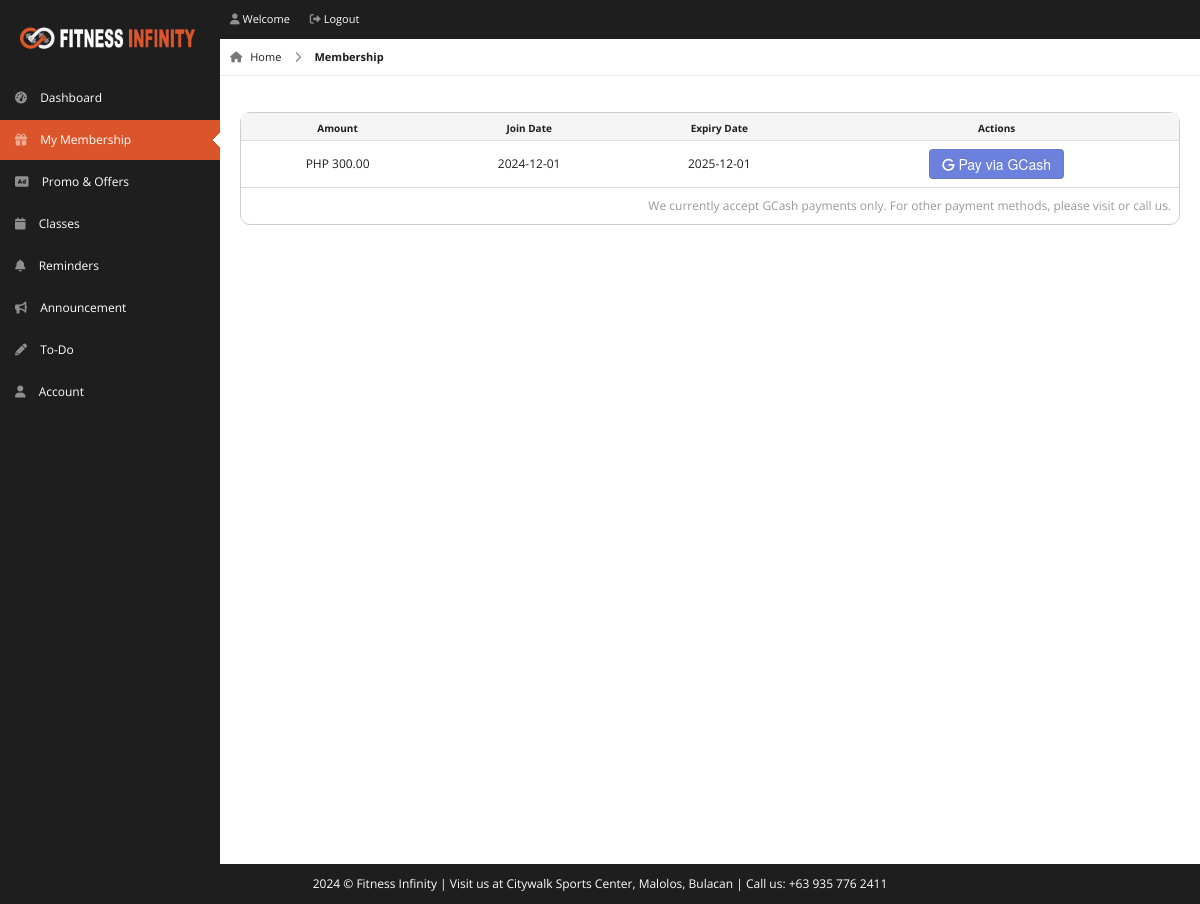
Screenshot of /pages/member/membership.php (signed in) with the database file from the repository.
### tables this page shows
CREATE TABLE `members` (
  `user_id` int(11) NOT NULL,
  `fullname` varchar(100) NOT NULL,
  `username` varchar(20) NOT NULL,
  `password` varchar(100) NOT NULL,
  `gender` varchar(20) NOT NULL,
  `amount` decimal(10,2) NOT NULL,
  `address` varchar(150) NOT NULL,
  `contact` varchar(11) NOT NULL,
  `email` varchar(100) NOT NULL,
  `status` varchar(20) NOT NULL,
  `reminder` int(11) NOT NULL DEFAULT 0,
  `membership_start` varchar(20) NOT NULL,
  `membership_end` varchar(20) NOT NULL,
  `type` varchar(50) NOT NULL,
  `attendance_count` int(100) NOT NULL,
  `reset_token_hash` varchar(644) DEFAULT NULL,
  `reset_token_hash_exp_at` datetime DEFAULT NULL
);

### pages/member/membership.php (the view, shortened to what this page needs)
<!DOCTYPE html>
<html lang="en">
<head>
    <link rel="stylesheet" href="../../css/bootstrap.min.css" />
    <link rel="stylesheet" href="../../css/bootstrap-responsive.min.css" />
    <link rel="stylesheet" href="../../css/fullcalendar.css" />
    <link rel="stylesheet" href="../../css/matrix-style.css" />
    <link rel="stylesheet" href="../../css/matrix-media.css" />
    <link rel="stylesheet" href="../../css/jquery.gritter.css" />
    <link rel="stylesheet" href="https://cdnjs.cloudflare.com/ajax/libs/font-awesome/6.0.0/css/all.min.css">
</head>
<body>
    <div id="header">
        <h1><a href="dashboard.html">Fitness Infinity</a></h1>
    </div>
    <?php include 'includes/topheader.php' ?>
    <?php $page = "membership";
    include 'includes/sidebar.php' ?>
    <?php include "dbcon.php";
    $user_id = $_SESSION['user_id'];
    ?>
    <div id="content">
        <div id="content-header">
            <div id="breadcrumb"> <a href="index.php" title="Go to Home" class="tip-bottom"><i class="fas fa-home"></i>
                    Home</a> <a href="membership.php" class="current">Membership</a> </div>
        </div>
        <div class="container-fluid">
            <div class="row-fluid">
                <div class="span12">
                    <div class='widget-box widget-box-bordered'>
                        <div class='widget-content nopadding'>
                            <?php
                            $qry = "select * from members where user_id=$user_id";
                            $result = mysqli_query($con, $qry);
                            if ($row = mysqli_fetch_array($result)) {
                                $current_date = date('Y-m-d');
                                $expiry_date = $row['membership_end'];
                                $diff = (strtotime($expiry_date) - strtotime($current_date)) / 86400;
                                if ($row['type'] === "Walk-in") {
                                    echo "<table class='table table-bordered table-hover'>
                                    <thead>
                                        <tr>
                                        <th>Amount</th>
                                        <th>Membership Perks</th>
                                        <th>Actions</th>
                                        </tr>
                                    </thead>
                                    <tbody>
                                    <tr>
                                        <td><div class='text-center'>PHP 300 (Annual Renewal)</div></td>
                                        <td><div class='text-center'>Walk-in rates: PHP 50 <br> Access to promos</div></td>
                                        <td><div class='text-center'>
                                            <form action='../../others/controllers/payment-controller.php' method='POST'>
                                                <input type='hidden' name='user_id' value='" . $row['user_id'] . "'>
                                                <input type='hidden' name='offer_id' value=''>
                                                <input type='hidden' name='amount' value='300'>
                                                <input type='hidden' name='url' value='pay-membership'>
                                                <input type='hidden' name='description' value='Membership payment for " . $row['user_id'] . "'>
                                                <button type='submit' class='btn btn-info btn'>
                                                    <i class='fas fa-g'></i> Pay via GCash
                                                </button>
                                            </form>
                                        </div></td>
                                    </tr>
                                    </tbody>
                                    <tbody>
                                    <tr>
                                    <td colspan='5'>
                                        <div class='text-right'>";
                                    if (isset($_GET['payment'])) {
                                        if ($_GET['payment'] == 'success') {
                                            echo "<div class='text-success'>Payment successful! Membership activated.</div>";
                                        } else if ($_GET['payment'] == 'failed') {
                                            echo "<div class='text-error'>Payment failed. Please try again.</div>";
                                        }
                                    } else {
                                        echo "<div style='color: #999'>We currently accept GCash payments only. For other payment methods, please visit or call us.</div>";
                                    }
                                    echo "</div></td>
                                    </tr>
                                    </tbody>";
                                } else {
                                    echo "<table class='table table-bordered table-hover'>
                                    <thead>
                                        <tr>
                                        <th>Amount</th>
                                        <th>Join Date</th>
                                        <th>Expiry Date</th>
                                        <th>Actions</th>
                                        </tr>
                                    </thead>";
                                    if ($row['type'] === 'Student') {
                                        echo "<tr>
                                            <td colspan='4'><div class='text-center'>Students are automatically a member and do not need to apply</div></td>
                                        </tr>";
                                    } else {
                                        echo "<tbody>
                                        <td><div class='text-center'>PHP " . $row['amount'] . "</div></td>
                                        <td><div class='text-center'>" . $row['membership_start'] . "</div></td>
                                        <td><div class='text-center'>" . $row['membership_end'] . "</div></td>
                                        <td><div class='text-center'>
                                            <form action='../../others/controllers/payment-controller.php' method='POST'>
                                                <input type='hidden' name='user_id' value='" . $row['user_id'] . "'>
                                                <input type='hidden' name='amount' value='" . $row['amount'] . "'>
                                                <input type='hidden' name='offer_id' value=''>
                                                <input type='hidden' name='url' value='pay-membership'>
                                                <input type='hidden' name='description' value='Membership payment for " . $row['user_id'] . "'>
                                                <button type='submit' class='btn btn-info btn' " . ($diff > 7 ? 'disabled' : '') . ">
                                                    <i class='fas fa-g'></i> Pay via GCash
                                                </button>
                                            </form>
                                        </div></td>
                                    </tbody>
                                    <tbody>
                                    <tr>
                                    <td colspan='5'>
                                        <div class='text-right'>";
                                        if (isset($_GET['payment'])) {
                                            if ($_GET['payment'] == 'success') {
                                                echo "<div class='text-success'>Payment successful! Membership activated.</div>";
                                            } else if ($_GET['payment'] == 'failed') {
                                                echo "<div class='text-error'>Payment failed. Please try again.</div>";
                                            }
                                        } else {
                                            echo "<div style='color: #999'>We currently accept GCash payments only. For other payment methods, please visit or call us.</div>";
                                        }
                                        echo "</div></td>
                                    </tr>
                                    </tbody>";
                                    }
                                }
                            }
                            ?>
                            </table>
                        </div>
                    </div>
                </div>
            </div>
        </div>
    </div>
    <div class="row-fluid">
        <div id="footer" class="span12"> <?php echo date("Y"); ?> &copy; Fitness Infinity | Visit us at Citywalk Sports
            Center, Malolos, Bulacan | Call us: +63 935 776 2411</a> </div>
    </div>
</body>
</html>

### css/matrix-style.css (style rules this page uses)
* { outline: none !important; -moz-outline: none !important; }
html, body { height: 100%; }
body { overflow-x: hidden; margin-top: -10px; font-family: "Open Sans", sans-serif; font-size: 12px; color: #1e1e1e; }
a { color: #666; }
select, textarea, input[type="text"], input[type="password"], input[type="datetime"], input[type="datetime-local"], input[type="date"], input[type="month"], input[type="time"], input[type="week"], input[type="number"], input[type="email"], input[type="url"], input[type="search"], input[type="tel"], input[type="color"], .uneditable-input, .label, .dropdown-menu, .btn, .well, .progress, .table-bordered, .btn-group>.btn:first-child, .btn-group>.btn:last-child, .btn-group>.btn:last-child, .btn-group>.dropdown-toggle, .alert { border-radius: 4px; }
.btn, textarea, input[type="text"], input[type="password"], input[type="datetime"], input[type="datetime-local"], input[type="date"], input[type="month"], input[type="time"], input[type="week"], input[type="number"], input[type="email"], input[type="url"], input[type="search"], input[type="tel"], input[type="color"], .uneditable-input { box-shadow: none; }
.progress, .progress-success .bar, .progress .bar-success, .progress-warning .bar, .progress .bar-warning, .progress-danger .bar, .progress .bar-danger, .progress-info .bar, .progress .bar-info, .btn, .btn-primary { background-image: none; }
#footer { padding: 10px; text-align: center; }
#header { height: 77px; position: relative; width: 100%; z-index: -9; }
#header h1 { background: url("../img/logo.png") no-repeat scroll 0 0 transparent; background-size: contain; height: 31px; left: 20px; line-height: 600px; overflow: hidden; position: relative; top: 26px; width: 175px; }
#header h1 a { display: block; }
#content { background: none repeat scroll 0 0 #fff; margin-left: 220px; margin-right: 0; padding-bottom: 25px; position: relative; min-height: 100%; width: auto; }
#content-header { position: abslute; width: 100%; margin-top: -38px; z-index: 20; }
.container-fluid .row-fluid:first-child { margin-top: 20px; }
#breadcrumb { background-color: #fff; border-bottom: 1px solid #e3ebed; }
#breadcrumb a { padding: 8px 20px 8px 10px; display: inline-block; background-image: url("../img/breadcrumb.png"); background-position: center right; background-repeat: no-repeat; font-size: 11px; color: #1e1e1e; }
#breadcrumb a:last-child { background-image: none; }
#breadcrumb a.current { font-weight: bold; color: #1e1e1e; }
#breadcrumb a i { margin-right: 5px; opacity: 0.6; }
.widget-box { background: none repeat scroll 0 0 #fff; border-radius: 10px; clear: both; margin-top: 16px; margin-bottom: 16px; position: relative; }
.widget-box-bordered { border: 1px solid #cdcdcd; }
.widget-title, .modal-header, .table th, div.dataTables_wrapper .ui-widget-header { height: 36px; }
.widget-content { padding: 15px; }
.table th { height: auto; font-size: 10px; padding: 5px 10px 2px; border-bottom: 0; text-align: center; color: #1e1e1e; }
.nopadding { padding: 0 !important; }
.nopadding .table { margin-bottom: 0; }
.nopadding .table-bordered { border: 0; }
form { margin-bottom: 0; }
#footer { color: #fff; }

### css/matrix-media.css (style rules this page uses)
body { background: #1e1e1e; }
#header { background-color: #1e1e1e; margin-top: 10px; }

### rows the page displays
members: amount "300.00", membership_start "2024-12-01", membership_end "2025-12-01"
